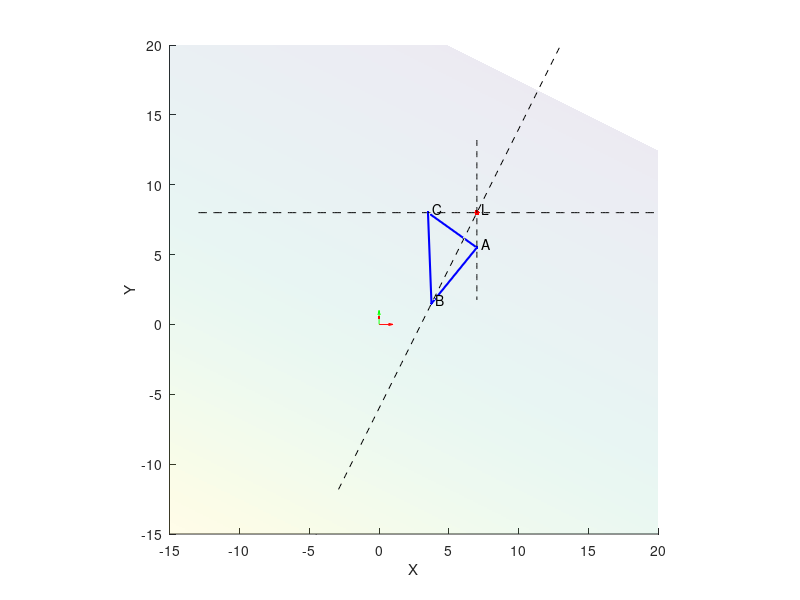

Write the MATLAB code that produced this figure.
%clear all
%close all
%clc

MIN_LIM = -15;
MAX_LIM = 20;

f = figure;
hold on
axis equal
xlim([MIN_LIM MAX_LIM])
ylim([MIN_LIM MAX_LIM])
zlim([MIN_LIM MAX_LIM])
xlabel('X')
ylabel('Y')
zlabel('Z')

% Plot origine assi
quiver3(0,0,0,1,0,0,'Color','r','autoscale','off')
quiver3(0,0,0,0,1,0,'Color','g','autoscale','off')
quiver3(0,0,0,0,0,1,'Color','b','autoscale','off')

% Definizione piano

% 1. Equazione parametrica del piano
line = [1 2 3];
% 2. Ricavare la matrice Z: l*x+m*y+n*z=0 -> %z=-(l*x+m*y)/n
[Xp, Yp] = meshgrid(MIN_LIM:.1:MAX_LIM, MIN_LIM:.1:MAX_LIM);
Zp = -(line(1) * Xp + line(2) * Yp)/line(3);
surf(Xp, Yp, Zp, 'FaceAlpha', .1, 'EdgeColor', 'none');

% Definizione del punto di intersezione
L = [7 8 9];
plot3(L(1), L(2), L(3), '.r', 'MarkerSize', 12);
text(L(1) + .3, L(2) + .3, L(3) + .3, 'L');

% Generazione triangolo blu e rette -- vedere f6_line_3d --

% 1. Definizione punti
%  a. Direzione
dir1 = [0 1 2];
%  b. Parametro t
t1 = -2.5;
A = L + t1 * dir1;
plot3(A(1), A(2), A(3), '.b', 'MarkerSize', 6);
text(A(1) + .3, A(2) + .3, A(3) + .3, 'A');
% Retta
t = [MIN_LIM:.1:MAX_LIM];
Xa = L(1) + t * dir1(1);
Ya = L(2) + t * dir1(2);
Za = L(3) + t * dir1(3);
plot3(Xa, Ya, Za, '--k');

%  a. Direzione
dir2 = [1 2 0];
%  b. Parametro t
t1 = -3.25;
B = L + t1 * dir2;
plot3(B(1), B(2), B(3), '.b', 'MarkerSize', 6);
text(B(1) + .3, B(2) + .3, B(3) + .3, 'B');
% Retta
t = [MIN_LIM:.1:MAX_LIM];
Xb = L(1) + t * dir2(1);
Yb = L(2) + t * dir2(2);
Zb = L(3) + t * dir2(3);
plot3(Xb, Yb, Zb, '--k');

%  a. Direzione
dir3 = [2 0 1];
%  b. Parametro t
t1 = -1.75;
C = L + t1 * dir3;
plot3(C(1), C(2), C(3), '.b', 'MarkerSize', 6);
text(C(1) + .3, C(2) + .3, C(3) + .3, 'C');
% Retta
t = [MIN_LIM:.1:MAX_LIM];
Xc = L(1) + t * dir3(1);
Yc = L(2) + t * dir3(2);
Zc = L(3) + t * dir3(3);
plot3(Xc, Yc, Zc, '--k');

% 2. Definizione segmenti
plot3([A(1) B(1) C(1) A(1)], [A(2) B(2) C(2) A(2)], [A(3) B(3) C(3) A(3)], '-b', 'LineWidth', 1.5);

% Intersezione piano e retta
%x=t*Lx
%y=t*Ly
%z=t*Lz -> t*Lz=1 -> t=1/Lz
% in questo esempio specifico si usa il piano z = 1
% Lx, Ly, Lz:
% L è il punto da cui partono le rette
% x y e z sono coordinate del piano
% il piano è definito da 3 matrici
p = dir1 ./ dir1(3);
plot3(p(1), p(2), p(3), '.r', 'MarkerSize', 6);
